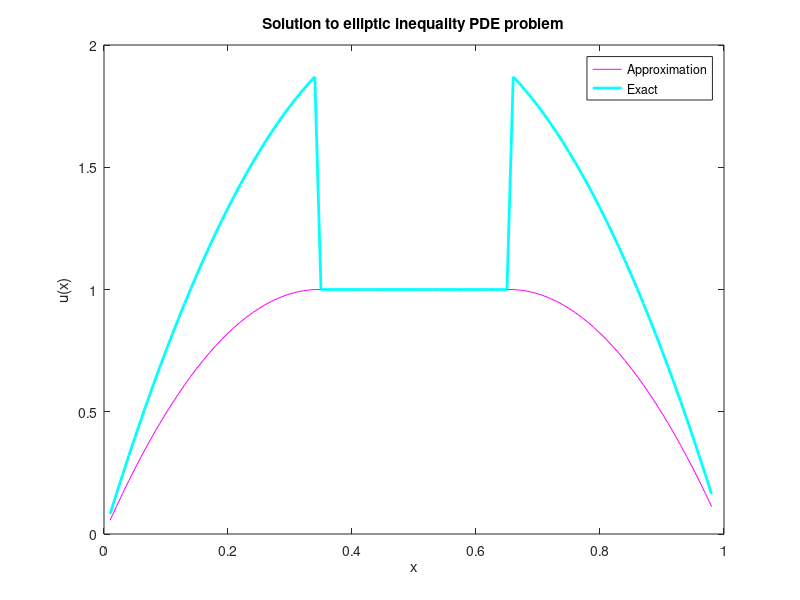

This chart was generated by the following MATLAB code: (Note: this script raises an error after producing the figure.)
% Reads in data
format long;
value = csvread('EllipticIneqPlot.csv');

nodes = value(1,1:end-1); 
approx = value(2, 1:end-1);
exact = value(3, 1:end-1);

% Create plot
figure(1);
plot(nodes,approx,'m',nodes,exact, 'c', 'LineWidth',2);
xlabel('x'); ylabel('u(x)'); legend('Approximation','Exact');
title('Solution to elliptic inequality PDE problem'); 
ax = gca; ax.FontSize = 14; axis tight;
